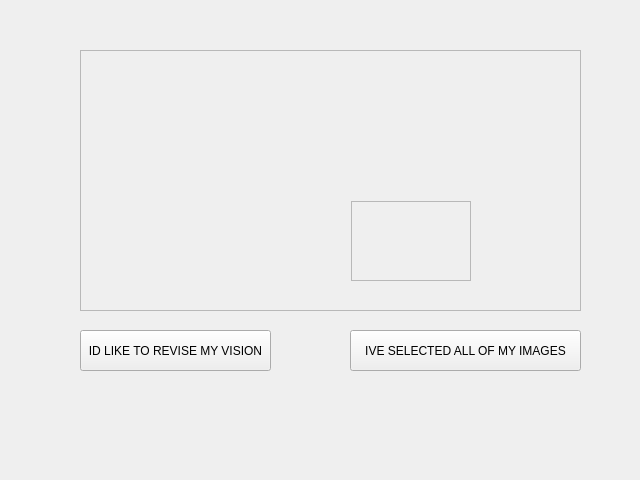
<?xml version="1.0" encoding="UTF-8"?>
<ui version="4.0">
 <class>PickImagesPage</class>
 <widget class="QWidget" name="PickImagesPage">
  <property name="geometry">
   <rect>
    <x>0</x>
    <y>0</y>
    <width>640</width>
    <height>480</height>
   </rect>
  </property>
  <property name="windowTitle">
   <string>Form</string>
  </property>
  <widget class="QPushButton" name="selectImagesButton">
   <property name="geometry">
    <rect>
     <x>350</x>
     <y>330</y>
     <width>231</width>
     <height>41</height>
    </rect>
   </property>
   <property name="text">
    <string>IVE SELECTED ALL OF MY IMAGES</string>
   </property>
  </widget>
  <widget class="QPushButton" name="rejectImagesButton">
   <property name="geometry">
    <rect>
     <x>80</x>
     <y>330</y>
     <width>191</width>
     <height>41</height>
    </rect>
   </property>
   <property name="text">
    <string>ID LIKE TO REVISE MY VISION</string>
   </property>
  </widget>
  <widget class="QScrollArea" name="scrollArea">
   <property name="geometry">
    <rect>
     <x>80</x>
     <y>50</y>
     <width>501</width>
     <height>261</height>
    </rect>
   </property>
   <property name="widgetResizable">
    <bool>true</bool>
   </property>
   <widget class="QWidget" name="scrollAreaWidgetContents">
    <property name="geometry">
     <rect>
      <x>0</x>
      <y>0</y>
      <width>499</width>
      <height>259</height>
     </rect>
    </property>
    <widget class="QWidget" name="widget" native="true">
     <property name="geometry">
      <rect>
       <x>60</x>
       <y>40</y>
       <width>120</width>
       <height>80</height>
      </rect>
     </property>
    </widget>
    <widget class="QWidget" name="widget_2" native="true">
     <property name="geometry">
      <rect>
       <x>270</x>
       <y>40</y>
       <width>120</width>
       <height>80</height>
      </rect>
     </property>
    </widget>
    <widget class="QWidget" name="widget_3" native="true">
     <property name="geometry">
      <rect>
       <x>60</x>
       <y>150</y>
       <width>120</width>
       <height>80</height>
      </rect>
     </property>
    </widget>
    <widget class="QFrame" name="frame">
     <property name="geometry">
      <rect>
       <x>270</x>
       <y>150</y>
       <width>120</width>
       <height>80</height>
      </rect>
     </property>
     <property name="frameShape">
      <enum>QFrame::Shape::StyledPanel</enum>
     </property>
     <property name="frameShadow">
      <enum>QFrame::Shadow::Raised</enum>
     </property>
    </widget>
   </widget>
  </widget>
 </widget>
 <resources/>
 <connections/>
</ui>
